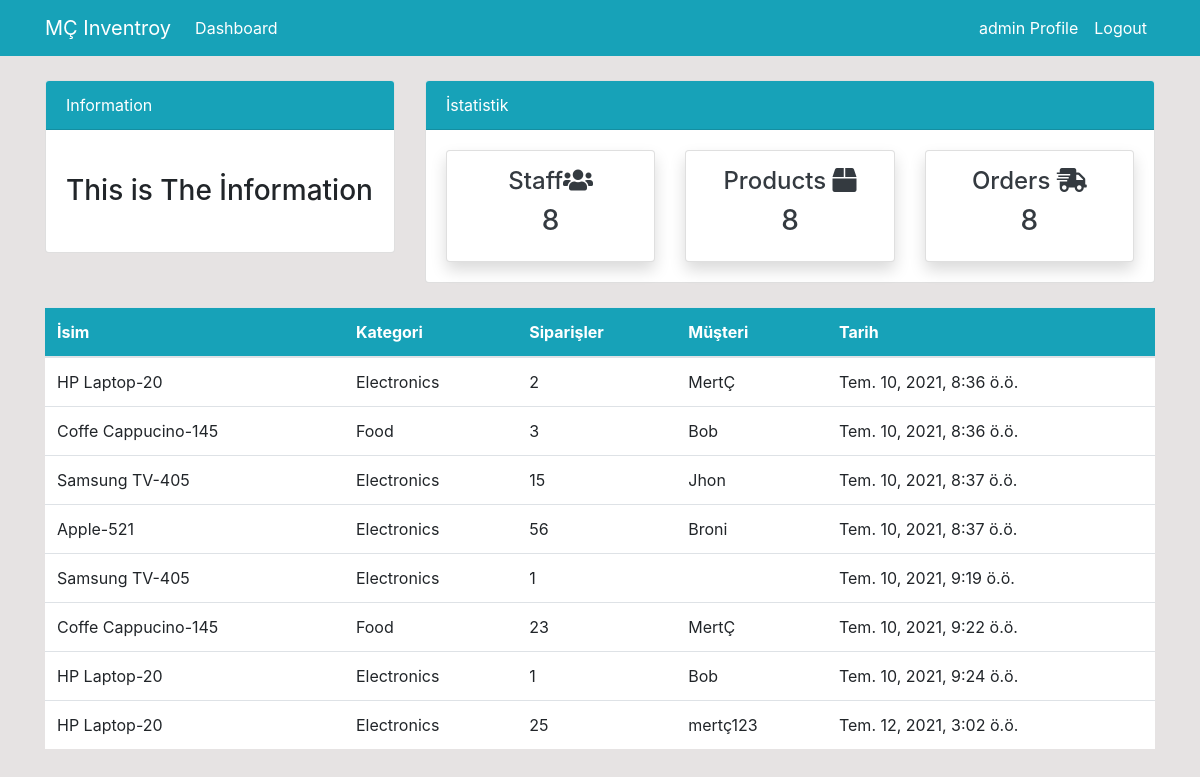
/order/ (signed in), run on the app's committed database.
### dashboard/models.py (models this page shows, shortened)
class Order(models.Model):
    product = models.ForeignKey(Product,on_delete=models.CASCADE, null=True)
    staff = models.ForeignKey(User,models.CASCADE,null=True)
    order_quantity = models.PositiveIntegerField(null=True)
    date = models.DateTimeField(auto_now_add=True)
    class Meta:
        verbose_name_plural = 'Order'

class Product(models.Model):
    name = models.CharField(max_length=100, null=True)
    category = models.CharField(max_length=20, choices=CATEGORY, null=True)
    quantity = models.PositiveIntegerField(null=True)
    class Meta:
        verbose_name_plural = 'Product'
    def __str__(self):
        return f'{self.name}-{self.quantity}'

### dashboard/views.py (the view)
# urls.py: path('order/', views.order, name='dashboard-order'),
@login_required
def order(request):
    orders = Order.objects.all()
    orders_count = orders.count()
    workers_count = User.objects.all().count()
    product_count = Product.objects.all().count()
    context = {
        'orders':orders,
        'workers_count':workers_count,
        'orders_count':orders_count,
        'product_count':product_count,
    }
    return render(request, 'dashboard/order.html',context)

### templates/dashboard/order.html (shortened to what this page needs)
{% extends 'partials/base.html' %}
{% block content %}
{% include 'partials/topnav.html' %}
<div class="container">
    <div class="row my-4">
        <div class="col-md-12">
            <table class="table bg-white">
                <thead class="bg-info">
                  <tr class="text-white">
                    <th scope="col">İsim</th>
                    <th scope="col">Kategori</th>
                    <th scope="col">Siparişler</th>
                    <th scope="col">Müşteri</th>
                    <th scope="col">Tarih</th>
                  </tr>
                </thead>
                <tbody>
                {% for orders in orders %}
                  <tr>
                    <td>{{orders.product}}</td>
                    <td>{{orders.product.category}}</td>
                    <td>{{orders.order_quantity}}</td>
                    <td>
                        {{orders.staff.username}}
                    </td>
                    <td>
                        {{orders.date}}
                    </td>
                  {% endfor %}
                </tbody>
              </table>
        </div>
    </div>
</div>
{% endblock content %}

### templates/partials/nav.html (shortened to what this page needs)
<nav class="navbar navbar-expand-lg navbar-info bg-info">
    <div class="container">
        {% if user.is_authenticated %}
        <a class="navbar-brand text-white" href="{% url 'dashboard-index' %}">MÇ Inventroy</a>
        <div class="collapse navbar-collapse" id="navbarSupportedContent">
            <ul class="navbar-nav mr-auto">
                <li class="nav-item active">
                    <a class="nav-link text-white" href="{% url 'dashboard-index' %}">Dashboard </a>
                </li>
            </ul>
            <ul class="navbar-nav ml-auto">
                <li class="nav-item active">
                    <a class="nav-link text-white" href="{% url 'user-profile' %}">{{user.username}} Profile
                        <span class="sr-only">(current)</span></a>
                </li>
                <li class="nav-item">
                    <a class="nav-link text-white" href="{% url 'user-logout' %}">Logout</a>
                </li>
            </ul>
            {% endif %}
        </div>
    </div>
</nav>

### static/style.css (style rules this page uses)
body { background: rgb(230,227,227); }

### data on the page
Order: product "HP Laptop-20", product.category "Electronics", order_quantity "2", staff.username "MertÇ", date "Tem. 10, 2021, 8:36 ö.ö."
Order: product "Coffe Cappucino-145", product.category "Food", order_quantity "3", staff.username "Bob", date "Tem. 10, 2021, 8:36 ö.ö."
Order: product "Samsung TV-405", product.category "Electronics", order_quantity "15", staff.username "Jhon", date "Tem. 10, 2021, 8:37 ö.ö."
Order: product "Apple-521", product.category "Electronics", order_quantity "56", staff.username "Broni", date "Tem. 10, 2021, 8:37 ö.ö."
Order: product "Samsung TV-405", product.category "Electronics", order_quantity "1", date "Tem. 10, 2021, 9:19 ö.ö."
Order: product "Coffe Cappucino-145", product.category "Food", order_quantity "23", staff.username "MertÇ", date "Tem. 10, 2021, 9:22 ö.ö."
Order: product "HP Laptop-20", product.category "Electronics", order_quantity "1", staff.username "Bob", date "Tem. 10, 2021, 9:24 ö.ö."
Order: product "HP Laptop-20", product.category "Electronics", order_quantity "25", staff.username "mertç123", date "Tem. 12, 2021, 3:02 ö.ö."

### other printed values
{{ user.username }} "admin"
{{ workers_count }} "8"
{{ product_count }} "8"
{{ orders_count }} "8"
